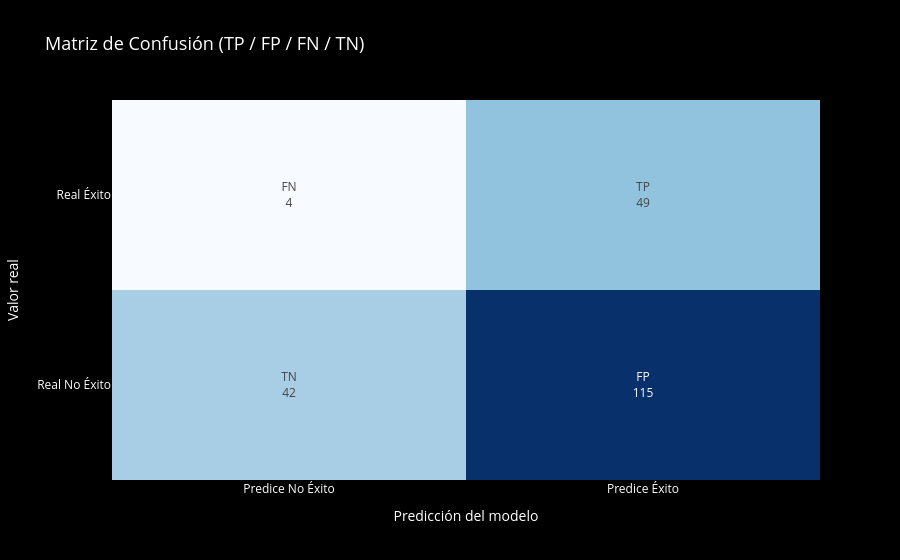

Source (notebook cell):
### Code cell
# === PASO 6: MODELO FINAL RANDOM FOREST OPTIMIZADO ===

# El mejor modelo y umbral ya fueron encontrados en PASO 5
# rf_model     → RandomForest con los mejores hiperparámetros, entrenado en X_train
# best_threshold → umbral que maximiza la ganancia

# === Predecir probabilidades sobre el conjunto de test ===
y_pred_proba_final = rf_model.predict_proba(X_test)[:, 1]

# === Aplicar mejor umbral ===
y_pred_final = (y_pred_proba_final >= best_threshold).astype(int)

# === Calcular la ganancia final ===
ganancia_final = profit_score(y_test, y_pred_final)

print("MODELO FINAL RANDOM FOREST OPTIMIZADO")
print(f"Parámetros: {grid_search.best_params_}")
print(f"Umbral de decisión: {best_threshold:.2f}")
print(f"Ganancia final en test: {ganancia_final:.2f}")

### Figure 1 — Plotly figure (JSON) as saved in the notebook; plotly's stock layout.template omitted (floating-point values rounded to 4 significant figures)
{"data": [{"colorscale": [[0, "rgb(247,251,255)"], [0.125, "rgb(222,235,247)"], [0.25, "rgb(198,219,239)"], [0.375, "rgb(158,202,225)"], [0.5, "rgb(107,174,214)"], [0.625, "rgb(66,146,198)"], [0.75, "rgb(33,113,181)"], [0.875, "rgb(8,81,156)"], [1, "rgb(8,48,107)"]], "showscale": false, "text": [["TN<br>42", "FP<br>115"], ["FN<br>4", "TP<br>49"]], "texttemplate": "%{text}", "type": "heatmap", "x": ["Predice No Éxito", "Predice Éxito"], "y": ["Real No Éxito", "Real Éxito"], "z": [[42, 115], [4, 49]]}], "layout": {"font": {"color": "white"}, "paper_bgcolor": "#000000", "plot_bgcolor": "#000000", "title": {"font": {"color": "white", "size": 18}, "text": "Matriz de Confusión (TP / FP / FN / TN)"}, "xaxis": {"color": "white", "showgrid": false, "title": {"text": "Predicción del modelo"}}, "yaxis": {"color": "white", "showgrid": false, "title": {"text": "Valor real"}}}}
